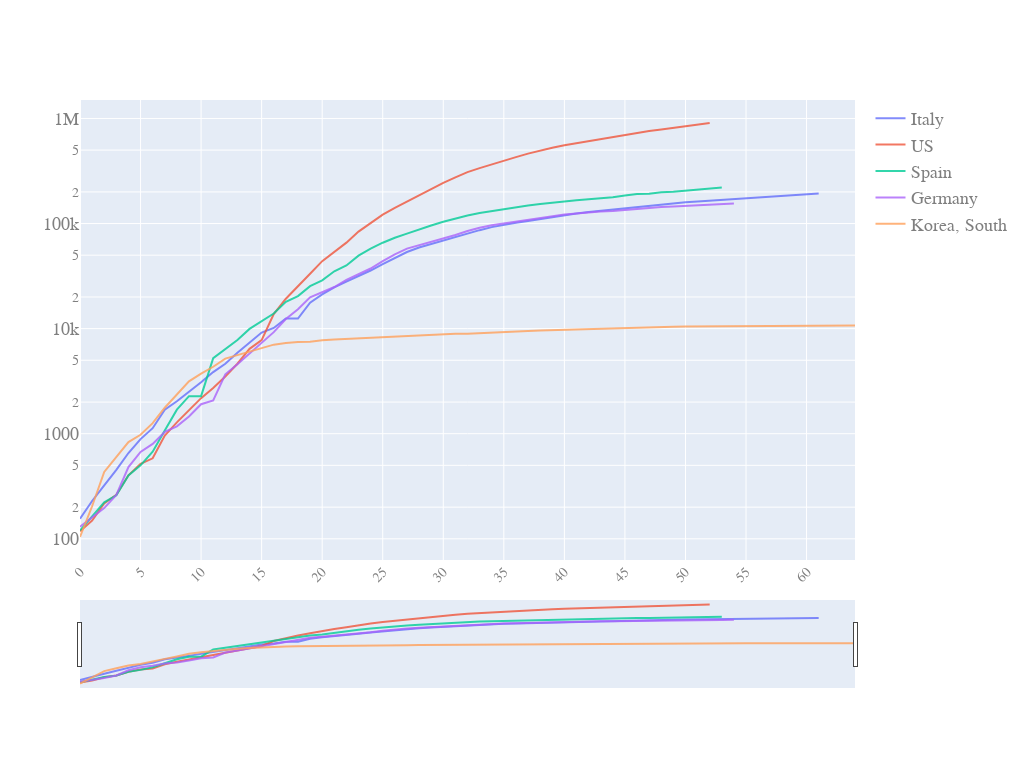

Notebook code cell kept with this figure:
### Code cell
quick_plot(df_analyse.date,
           df_analyse.iloc[:,3:-1],
           y_scale='log',
           slider=True)
